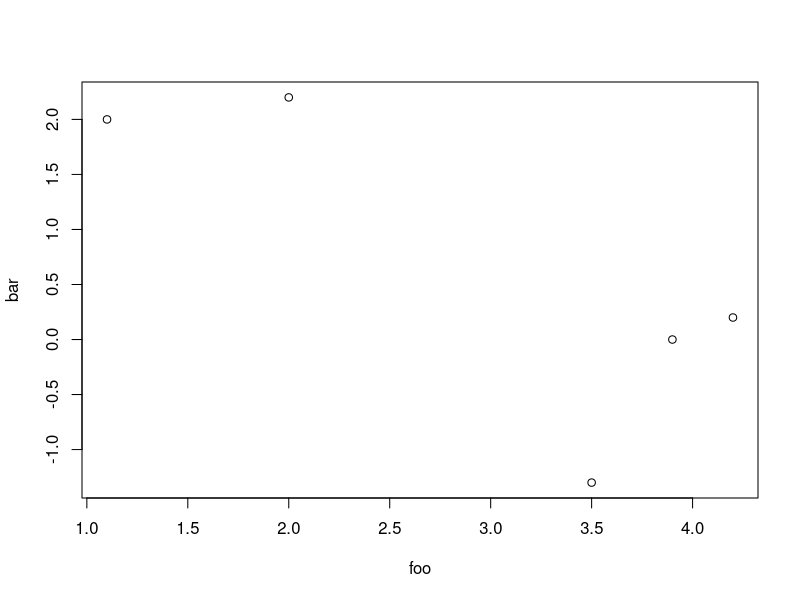
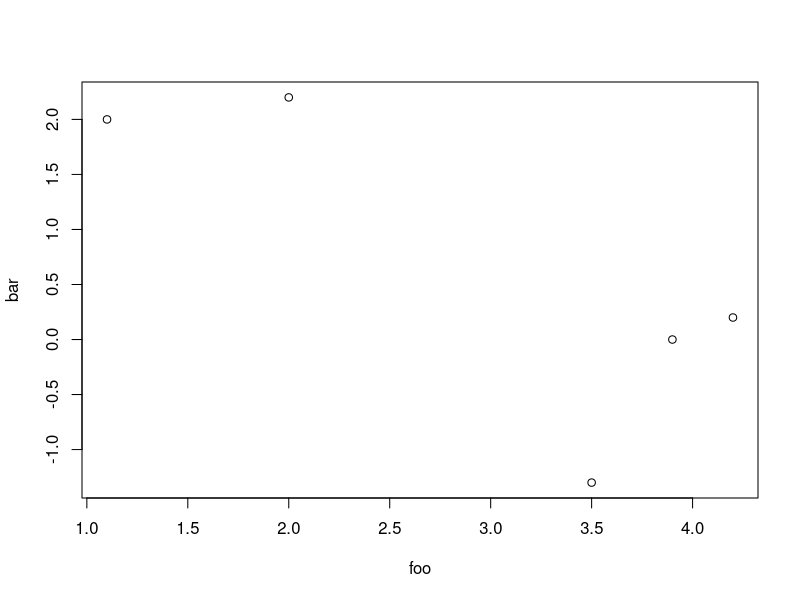
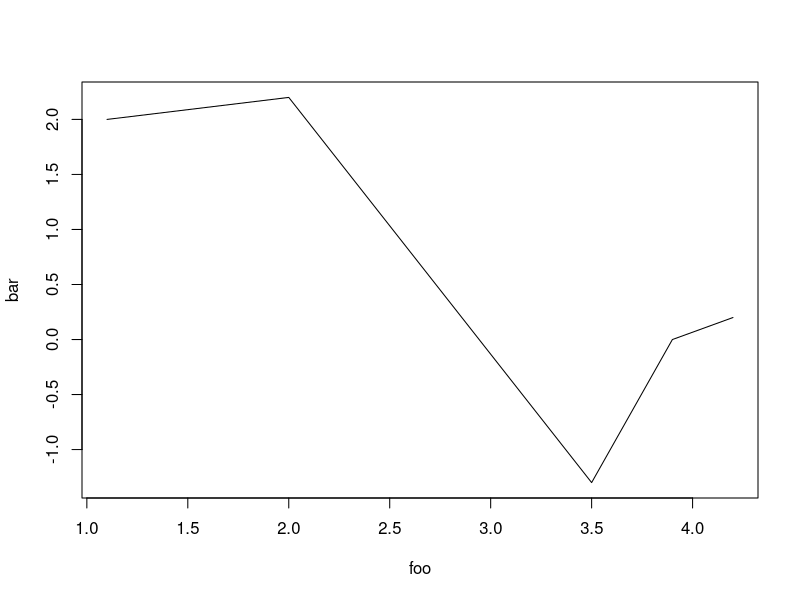
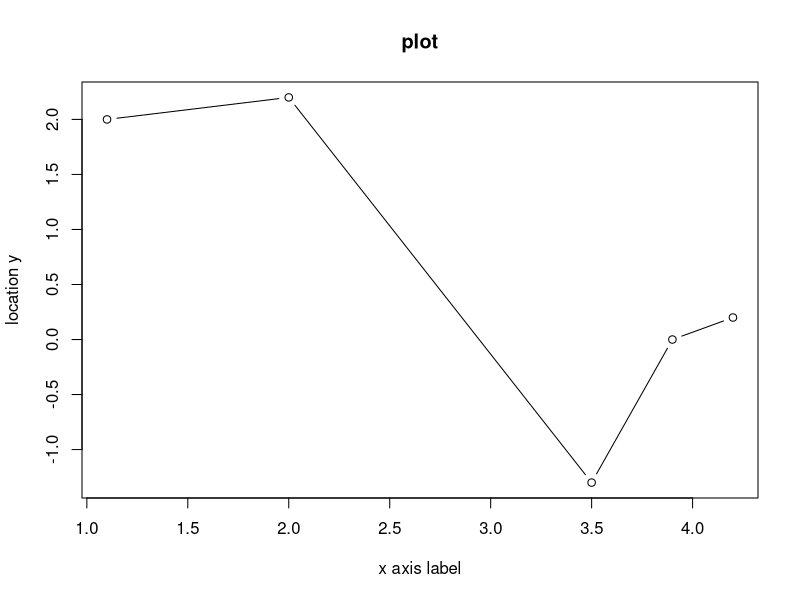
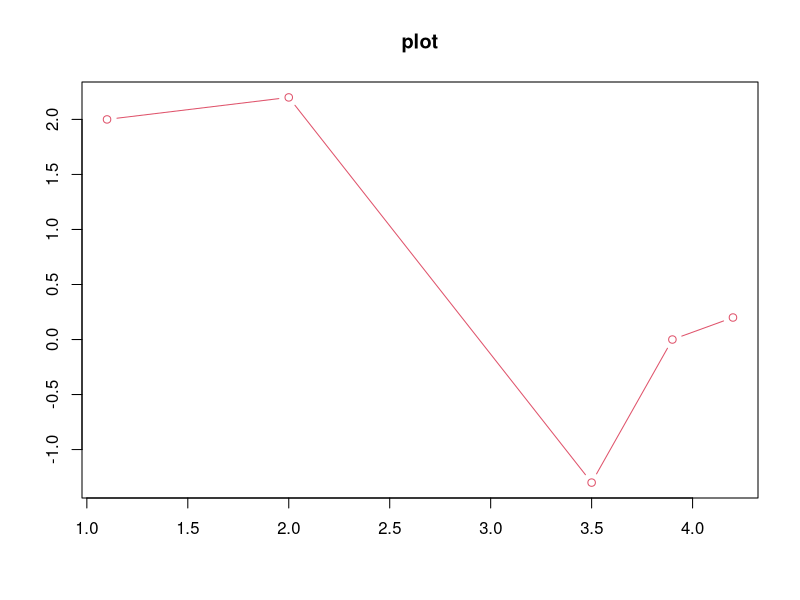

Write R code to recreate these figures, in order. (Note: this script raises an error after producing the figures.)
foo = c(1.1, 2, 3.5, 3.9, 4.2)
bar = c(2,2.2,-1.3,0,0.2)
plot(foo, bar)


#The x and y locations don’t necessarily need to be specified as separate vectors

baz = cbind(foo,bar)
baz
plot(baz)


plot(foo,bar,type="l")

plot(foo,bar,type ="b",main = "plot" , xlab = "x axis label", ylab = "location y")


#Color

plot(foo, bar, type = "b" , main = "plot", xlab = "", ylab = "", col = 2)

R> plot(foo,bar,type="b",main="My lovely plot",xlab="",ylab="",col="seagreen4")


#Line and point appearances 

#To alter the appearance of the plotted points you would use pch, and to
#alter the lines you would use "lty"

plot(foo,bar,type="b",main="My lovely plot",xlab="",ylab="",
     col=4,pch=8,lty=2,cex=2.3,lwd=3.3)

# The lty parameter, which affects the type of line drawn, can
#take the values 1 through 6. 

#You can also control the size of plotted points using cex

#thickness of lines using lwd

plot(foo,bar,type="b",main="My lovely plot",xlab="",ylab="",
     col=4,pch=8,lty=2,cex=2.3,lwd=3.3,xlim=c(-10,5),ylim=c(-3,3))

#Both parameters require a numeric vector of length 2, provided as
#c(lower,upper).
